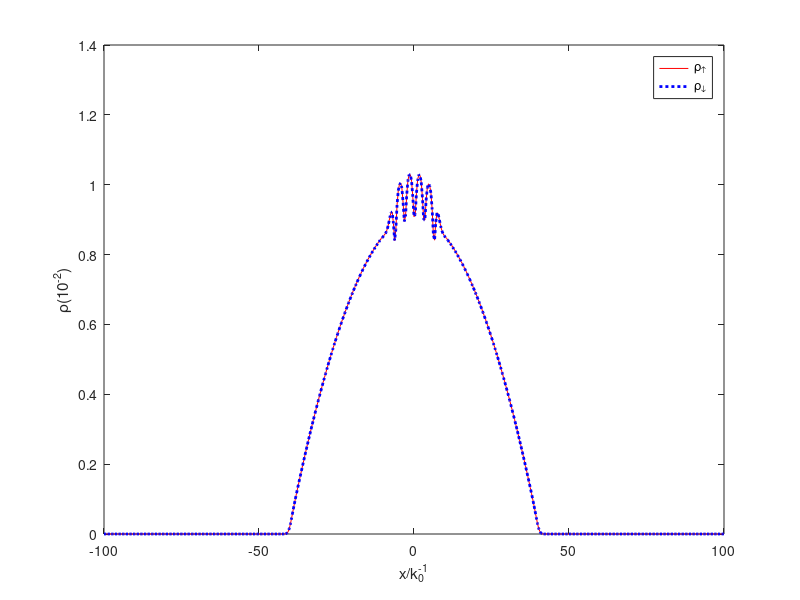
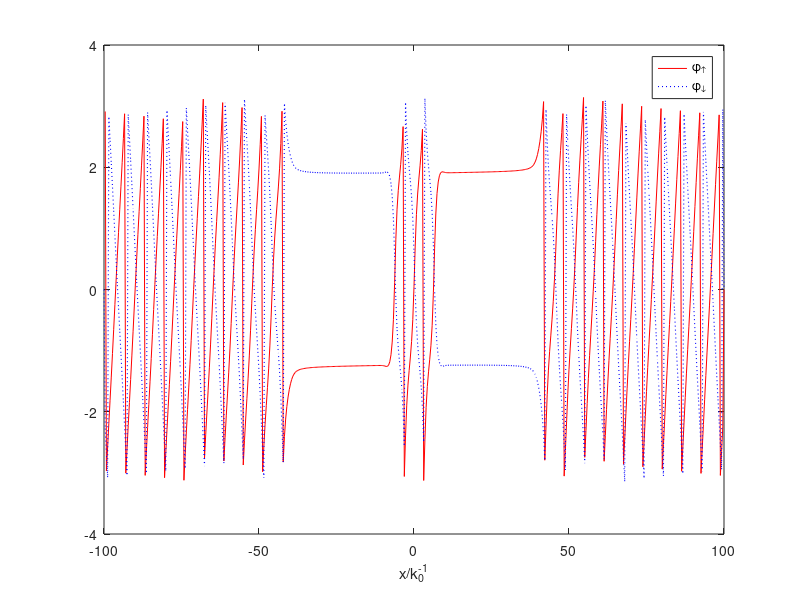
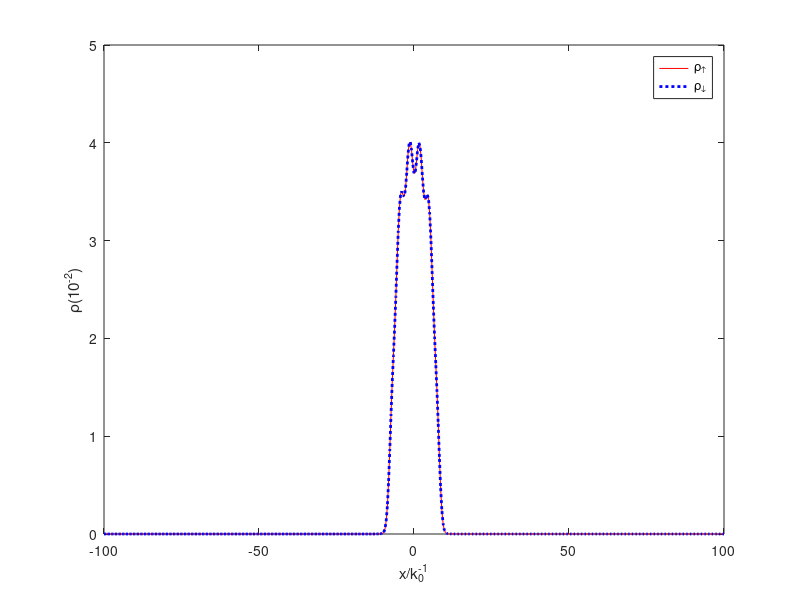
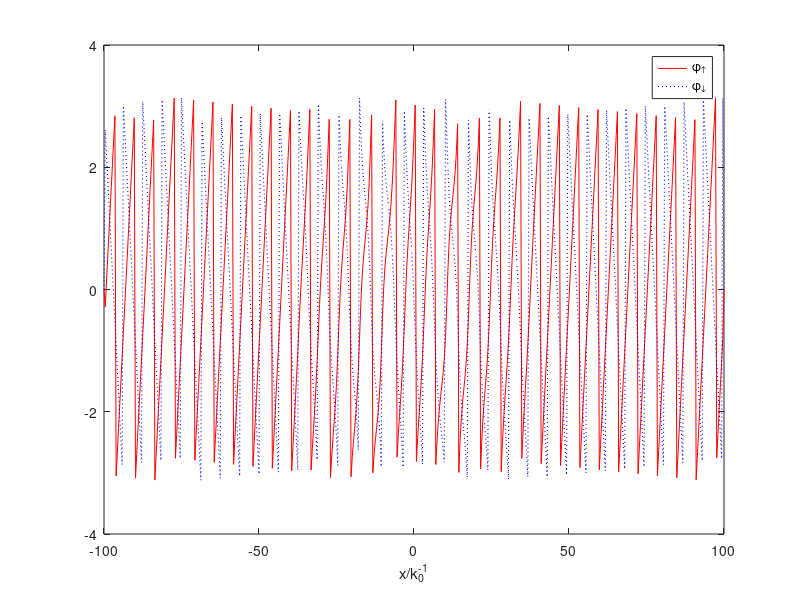

Here is the MATLAB script that generated these plots, in order:
%% =========== omega = 1 ========================
% ============= 平面波相 =============================
% close all
DENA1 = dlmread('DENA1.DAT');
DENA2 = dlmread('DENA2.DAT');
DENB1 = dlmread('DENB1.DAT');
DENB2 = dlmread('DENB2.DAT');
PHASEA1 = dlmread('PHASEA1.DAT');
PHASEA2 = dlmread('PHASEA2.DAT');
PHASEB1 = dlmread('PHASEB1.DAT');
PHASEB2 = dlmread('PHASEB2.DAT');
x = linspace(-100, 100, 513);

figure(1);
% multiply with 100
plot(x, 100*DENA1, 'r-', x, 100*DENA2, 'b:', 'LineWidth', 2);
xlabel('x/k_0^{-1}');
ylabel('\rho(10^{-2})');
legend('\rho_\uparrow', '\rho_\downarrow');

%%
% close all
figure(2);
plot(x, PHASEA1, 'r-', x, PHASEA2, 'b:', 'LineWidth', 0.8);
xlabel('x/k_0^{-1}');
% ylabel('\phi');
legend('\phi_\uparrow', '\phi_\downarrow');

%% 
figure(3);
% multiply with 100
plot(x, 100*DENB1, 'r-', x, 100*DENB2, 'b:', 'LineWidth', 2);
xlabel('x/k_0^{-1}');
ylabel('\rho(10^{-2})');
legend('\rho_\uparrow', '\rho_\downarrow');

%% 
figure(4);
plot(x, PHASEB1, 'r-', x, PHASEB2, 'b:', 'LineWidth', 0.8);
xlabel('x/k_0^{-1}');
% ylabel('\phi');
legend('\phi_\uparrow', '\phi_\downarrow');